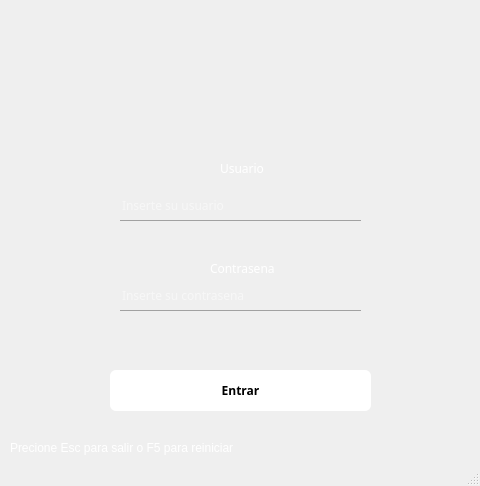
<?xml version="1.0" encoding="UTF-8"?>
<ui version="4.0">
 <class>MainWindow</class>
 <widget class="QMainWindow" name="MainWindow">
  <property name="geometry">
   <rect>
    <x>0</x>
    <y>0</y>
    <width>480</width>
    <height>486</height>
   </rect>
  </property>
  <property name="font">
   <font>
    <family>Poppins,sans serif</family>
   </font>
  </property>
  <property name="cursor">
   <cursorShape>ArrowCursor</cursorShape>
  </property>
  <property name="windowTitle">
   <string>Genuine Services</string>
  </property>
  <property name="styleSheet">
   <string notr="true">*{
background-image: url(PYXW9466.PNG);
background-repeat: no-repeat !important;
background-position: center;
font-family:&quot;Poppins&quot;,sans serif;
}
#user:focus~#label2{
display: none;
}
QLineEdit {
    background-color: transparent;
    color: white;
    border-top: none;
    border-left: none;
    border-right: none;
    border-bottom: 1px solid rgb(161, 161, 161) ;
}
QMainWindow {
    icon: url(NOTE3710-removebg-preview.png);
}

QLineEdit:focus {
    border-bottom: 1px solid #2f81f7;
}
QLabel{
color: white;
}
</string>
  </property>
  <property name="toolButtonStyle">
   <enum>Qt::ToolButtonIconOnly</enum>
  </property>
  <widget class="QWidget" name="centralwidget">
   <widget class="QLabel" name="label_2">
    <property name="geometry">
     <rect>
      <x>220</x>
      <y>160</y>
      <width>51</width>
      <height>16</height>
     </rect>
    </property>
    <property name="font">
     <font>
      <family>Poppins,sans serif</family>
     </font>
    </property>
    <property name="styleSheet">
     <string notr="true"/>
    </property>
    <property name="text">
     <string>Usuario</string>
    </property>
   </widget>
   <widget class="QLineEdit" name="user">
    <property name="geometry">
     <rect>
      <x>120</x>
      <y>190</y>
      <width>241</width>
      <height>31</height>
     </rect>
    </property>
    <property name="font">
     <font>
      <family>Poppins,sans serif</family>
     </font>
    </property>
    <property name="styleSheet">
     <string notr="true"/>
    </property>
    <property name="placeholderText">
     <string>Inserte su usuario</string>
    </property>
   </widget>
   <widget class="QLineEdit" name="password">
    <property name="geometry">
     <rect>
      <x>120</x>
      <y>280</y>
      <width>241</width>
      <height>31</height>
     </rect>
    </property>
    <property name="font">
     <font>
      <family>Poppins,sans serif</family>
     </font>
    </property>
    <property name="styleSheet">
     <string notr="true"/>
    </property>
    <property name="text">
     <string/>
    </property>
    <property name="echoMode">
     <enum>QLineEdit::Password</enum>
    </property>
    <property name="placeholderText">
     <string>Inserte su contrasena</string>
    </property>
   </widget>
   <widget class="QLabel" name="label_3">
    <property name="geometry">
     <rect>
      <x>210</x>
      <y>260</y>
      <width>71</width>
      <height>16</height>
     </rect>
    </property>
    <property name="font">
     <font>
      <family>Poppins,sans serif</family>
     </font>
    </property>
    <property name="styleSheet">
     <string notr="true"/>
    </property>
    <property name="text">
     <string>Contrasena</string>
    </property>
   </widget>
   <widget class="QPushButton" name="Botonlogin">
    <property name="geometry">
     <rect>
      <x>110</x>
      <y>370</y>
      <width>261</width>
      <height>41</height>
     </rect>
    </property>
    <property name="font">
     <font>
      <family>-apple-system,BlinkMacSystemFont,Segoe UI,Noto Sans,Helvetica,Arial,sans-serif,Apple Color Emoji,Segoe UI Emoji</family>
      <weight>62</weight>
      <bold>true</bold>
     </font>
    </property>
    <property name="cursor">
     <cursorShape>PointingHandCursor</cursorShape>
    </property>
    <property name="styleSheet">
     <string notr="true">QPushButton{
border-radius: 7px;
border: none;
color: black;
font-family: -apple-system,BlinkMacSystemFont,&quot;Segoe UI&quot;,&quot;Noto Sans&quot;,Helvetica,Arial,sans-serif,&quot;Apple Color Emoji&quot;,&quot;Segoe UI Emoji&quot;;
    border: none;
    background: white;
    border-radius: 6px;
    padding: 15px 85px;
    font-weight: 500;
}
QPushButton:hover{
color: #2f81f7;
}</string>
    </property>
    <property name="text">
     <string>Entrar</string>
    </property>
   </widget>
   <widget class="QLabel" name="label">
    <property name="geometry">
     <rect>
      <x>10</x>
      <y>440</y>
      <width>241</width>
      <height>16</height>
     </rect>
    </property>
    <property name="text">
     <string>Precione Esc para salir o F5 para reiniciar</string>
    </property>
   </widget>
  </widget>
  <widget class="QStatusBar" name="statusbar"/>
 </widget>
 <resources/>
 <connections/>
</ui>
